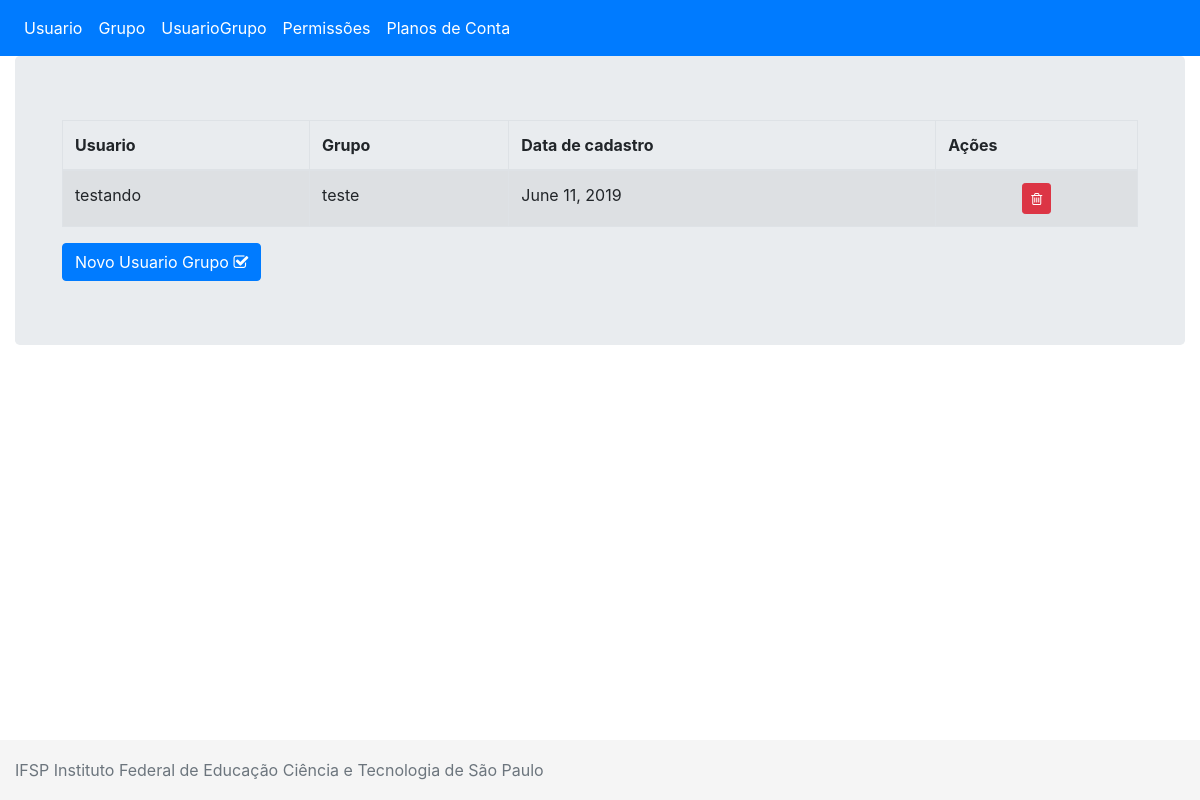
/controle_financeiro/usuarioGrupo/listar, run on the app's committed database.
### controle_financeiro/models/usuarioGrupoModel.py (models this page shows, shortened)
class UsuarioGrupoModel(models.Model):
    usuario = models.ForeignKey(UsuarioModel, on_delete=models.CASCADE)
    grupo = models.ForeignKey(GrupoModel, on_delete=models.CASCADE)
    data_cadastro = models.DateField(null=False, verbose_name='Data de Cadastro', default=datetime.now)
    data_entrada = models.DateField(verbose_name='Data de entrada', null=True)
    data_saida = models.DateField(verbose_name='Data de Saida', null=True)
    class Meta:
        ordering = ['data_cadastro']
        verbose_name = 'UsuarioGrupo'
        verbose_name_plural = 'UsuariosGrupos'
        unique_together = (("usuario","grupo"))

### controle_financeiro/models/usuarioModel.py (models this page shows, shortened)
class UsuarioModel(models.Model):
    usuario_id  = models.AutoField(primary_key=True)
    usuario_nome = models.CharField(max_length=45,null=False,blank=False,verbose_name="Nome")
    usuario_email = models.CharField(max_length=45,null=False,blank=False,verbose_name="Email")
    usuario_senha = models.CharField(max_length=45,null=False,blank=False,verbose_name="Senha")
    class Meta:
        ordering = ['usuario_nome']
        verbose_name = 'Usuário'
        verbose_name_plural = 'Usuários'

### controle_financeiro/models/grupoModel.py (models this page shows, shortened)
class GrupoModel(models.Model):
    grupo_id = models.AutoField(primary_key=True)
    grupo_nome = models.CharField(max_length=45, null=False, verbose_name="Nome")
    grupo_permissao = models.ForeignKey(PermissaoModel, null=True, on_delete=models.CASCADE)
    class Meta:
        ordering = ['grupo_nome']
        verbose_name = 'Grupo'
        verbose_name_plural = 'Grupos'

### controle_financeiro/views/usuarioGrupoView.py (the view)
def listar(request):
    form = UsuarioGrupoModel.objects.all()
    context = {
        'form':form
    }
    return render(request, 'usuarioGrupo/listar.html', context)

### controle_financeiro/templates/usuarioGrupo/listar.html
{% extends "base.html" %}
{% load widget_tweaks %}
{%block main%}
<div class="container-fluid">
    <div class="table-responsive">
        <table class="table
                      table-striped
                      table-bordered
                      table-hover
                      table-collapse">
         <thead>
            <tr>
                <th>Usuario</th>
                <th>Grupo</th>
                <th>Data de cadastro</th>
                <th>Ações</th>
            </tr>
         </thead>
         <tbody>
            {%for u in form%}
            <tr>
                <td>{{ u.usuario.usuario_nome }}</td>
                <td>{{ u.grupo.grupo_nome }}</td>
                <td>{{ u.data_cadastro }}</td>
				<td class="text-center">
				  <a id="idExcluir" class="btn btn-danger btn-sm"
				     title="Excluir dados da pessoa"
					 href="{% url 'remover_usuario_grupo' u.usuario.usuario_id u.grupo.grupo_id%}">
                     <i class="fa fa-trash-o" aria-hidden="true"></i>
				  </a>
				</td>
            </tr>
            {%endfor%}
         </tbody>
        </table>
        <a id="idIncluir" class="btn btn-primary" href="{% url 'inserir_usuario_grupo' %}">Novo Usuario Grupo <i class="fa fa-check-square-o" aria-hidden="true"></i></a>
    </div>
</div>
{%endblock%}

### controle_financeiro/static/css/footer.css (style rules this page uses)
html { position: relative; min-height: 100%; }
body { margin-bottom: 60px; }

### data on the page
UsuarioGrupoModel: usuario.usuario_nome "testando", grupo.grupo_nome "teste", data_cadastro "June 11, 2019"
